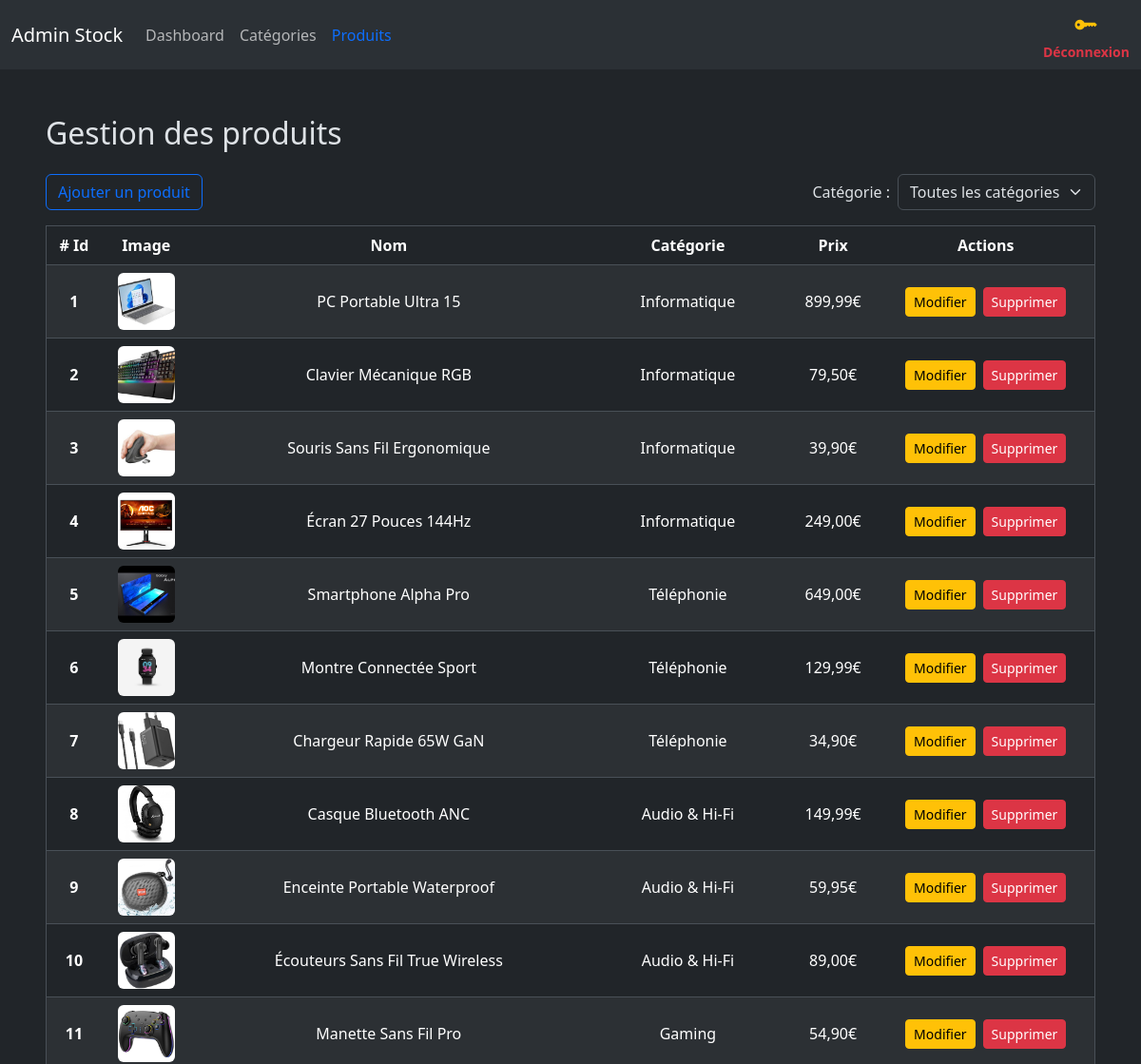
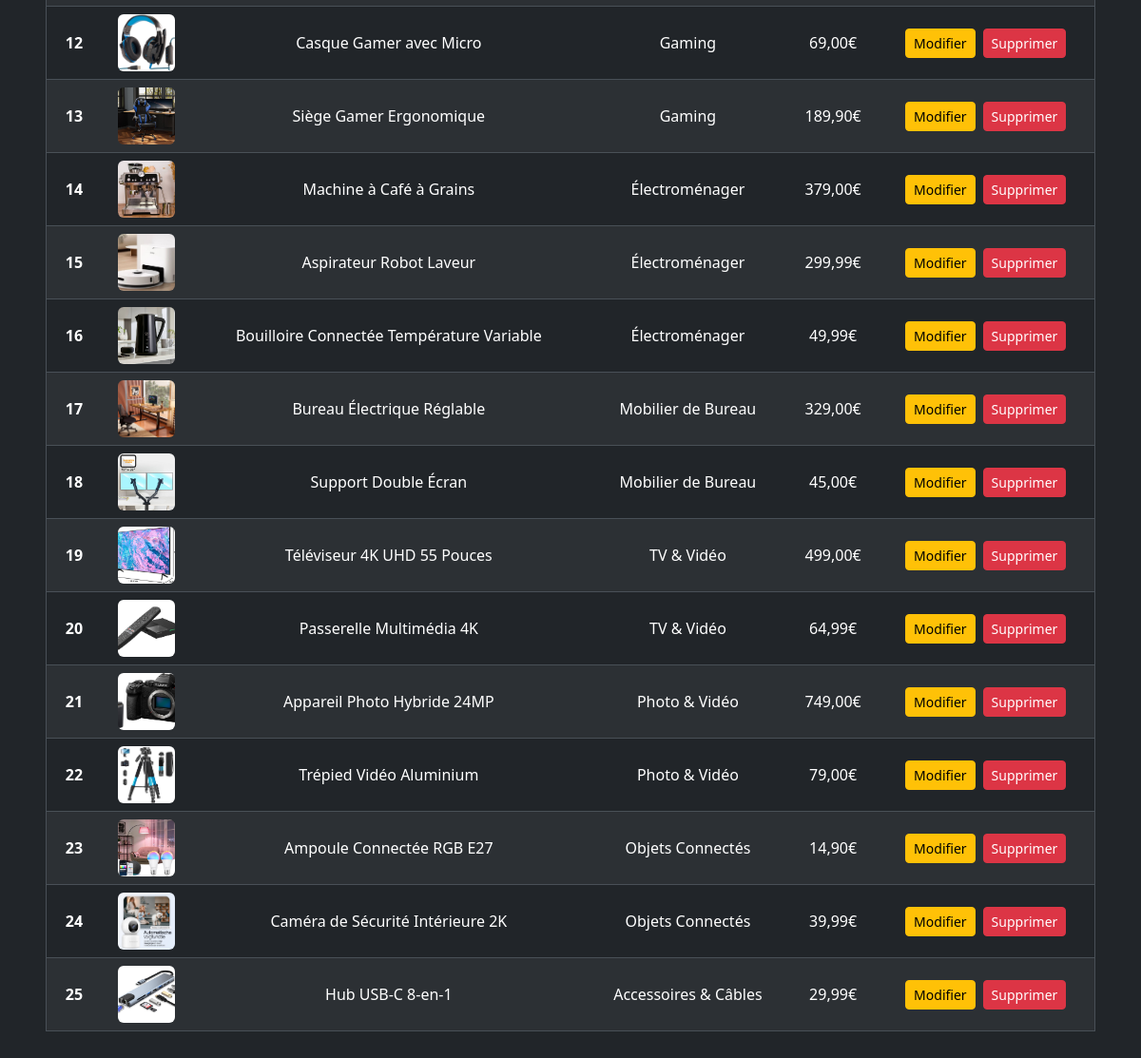
/admin/products.php (signed in), run on the app's committed database (2 pictures, top to bottom).
### tables this page shows
CREATE TABLE IF NOT EXISTS `products` (
  `id` int NOT NULL AUTO_INCREMENT,
  `name` varchar(255) NOT NULL,
  `description` text NOT NULL,
  `price` decimal(7,2) NOT NULL,
  `id_category` int NOT NULL,
  `cover` varchar(255) DEFAULT NULL,
  PRIMARY KEY (`id`),
  KEY `id_category` (`id_category`)
);

CREATE TABLE IF NOT EXISTS `categories` (
  `id` int NOT NULL AUTO_INCREMENT,
  `name` varchar(255) NOT NULL,
  `description` text,
  PRIMARY KEY (`id`)
);

### admin/functions.php (called while the page is built, shortened)
<?php
function dbQuery(PDO $pdo, string $sql, array $params = []): PDOStatement
{
    if(empty($params)){
        return $pdo->query($sql);
    }
    $stmt = $pdo->prepare($sql);
    $stmt->execute($params);
    return $stmt;
}
function fetchAll(PDO $pdo, string $sql, array $params = []): array
{
    return dbQuery($pdo, $sql, $params)->fetchAll(PDO::FETCH_ASSOC);
}

### admin/products.php (the view, shortened to what this page needs)
<?php
    require_once "../config/connexion.php";
    require "functions.php";
?>
<!DOCTYPE html>
<html lang="fr" data-bs-theme="dark">
<?php include("partials/head.php"); ?>
<body>
    <?php include("partials/nav.php"); ?>
    <div class="container-fluid px-3 px-md-5 py-5 mx-auto" style="max-width: 1400px;">
        <h2>Gestion des produits</h2>
        <?php
            $selectedCategory = $_GET['category'] ?? '';
            $products = fetchAll(
                $bdd,
                "SELECT products.id, products.name, categories.name as category_name, products.price, products.cover
                FROM products
                INNER JOIN categories ON products.id_category = categories.id" . ($selectedCategory !== '' ? " WHERE products.id_category = ?" : "") . " ORDER BY products.id ASC",
                $selectedCategory !== '' ? [$selectedCategory] : []
            );
        ?>
        <div class="d-flex flex-column flex-md-row justify-content-between align-items-stretch align-items-md-center gap-3">
        <a href="addProduct.php" class="btn btn-outline-primary my-3">Ajouter un produit</a>
            <form method="GET" action="products.php" class="d-flex align-items-center gap-2">
                <label for="category" class="mb-0 text-nowrap">Catégorie :</label>
                <select name="category" id="category" class="form-select" style="width: auto;" onchange="this.form.submit()">
                    <option value="">Toutes les catégories</option>
                </select>
            </form>
        </div>
        <div class="table-responsive">
            <table class="table table-hover table-striped align-middle text-center w-100 border">
                <thead>
                    <tr>
                        <th scope="col"># Id</th>
                        <th scope="col">Image</th>
                        <th scope="col" class="d-none d-md-table-cell">Nom</th>
                        <th scope="col" class="d-none d-md-table-cell">Catégorie</th>
                        <th scope="col" class="d-none d-md-table-cell">Prix</th>
                        <th scope="col">Actions</th>
                    </tr>
                </thead>
                <tbody>
                    <?php foreach ($products as $product) : ?>
                        <tr class="clickable-row" style="cursor: pointer;" data-href="product.php?id=<?= urlencode($product['id']) ?>">
                            <th scope="row"><?= $product['id'] ?></th>
                            <?php
                                $coverPath = "../images/" . ($product['cover'] ?? '');
                                $hasImage = !empty($product['cover']);
                            ?>
                            <td>
                                <?php if ($hasImage) : ?>
                                    <img src="<?= htmlspecialchars($coverPath) ?>" alt="<?= htmlspecialchars($product['name']) ?>" class="rounded" style="width: 60px; height: 60px; object-fit: cover;">
                                <?php else : ?>
                                    <div class="bg-secondary rounded d-flex align-items-center justify-content-center mx-auto" style="width: 60px; height: 60px;">
                                        <i class="bi bi-image text-white"></i>
                                    </div>
                                <?php endif; ?>
                            </td>
                            <td class="d-none d-md-table-cell"><?= htmlspecialchars($product['name']) ?></td>
                            <td class="d-none d-md-table-cell"><?= htmlspecialchars($product['category_name']) ?></td>
                            <td class="d-none d-md-table-cell"><?= number_format($product['price'], 2, ',', ' ') ?>€</td>
                            <td data-no-click>
                                <div class="d-flex justify-content-center gap-2">
                                    <a href="updateProduct.php?id=<?= urlencode($product['id']) ?>" class="btn btn-warning btn-sm">
                                        Modifier
                                    </a>
                                    <button type="button" class="btn btn-danger btn-sm" data-bs-toggle="modal" data-bs-target="#exampleModal<?= $product['id'] ?>">
                                        Supprimer
                                    </button>
                                </div>
                            </td>
                        </tr>
                    <?php endforeach; ?>
                </tbody>
            </table>
        </div>
    </div>
</body>
</html>

### admin/partials/head.php (shortened to what this page needs)
<head>
    <link href="https://cdn.jsdelivr.net/npm/bootstrap@5.3.8/dist/css/bootstrap.min.css" rel="stylesheet">
    <link rel="stylesheet" href="https://cdn.jsdelivr.net/npm/bootstrap-icons@1.11.3/font/bootstrap-icons.min.css">
</head>

### admin/partials/nav.php (shortened to what this page needs)
<?php
    $currentPage = basename($_SERVER['PHP_SELF']);
?>
<nav class="navbar navbar-expand-lg bg-body-tertiary" style="--bs-navbar-active-color: #0d6efd;">
  <div class="container-fluid">
    <a class="navbar-brand" href="../index.php">Admin Stock</a>
    <div class="collapse navbar-collapse" id="navbarNav">
      <ul class="navbar-nav">
        <li class="nav-item">
          <a class="nav-link <?= ($currentPage === 'dashboard.php') ? 'active' : '' ?>"
             <?= ($currentPage === 'dashboard.php') ? 'aria-current="page"' : '' ?>
             href="dashboard.php">Dashboard</a>
        </li>
        <li class="nav-item">
          <a class="nav-link <?= ($currentPage === 'categories.php') ? 'active' : '' ?>"
             <?= ($currentPage === 'categories.php') ? 'aria-current="page"' : '' ?>
             href="categories.php">Catégories</a>
        </li>
        <li class="nav-item">
          <a class="nav-link <?= ($currentPage === 'products.php') ? 'active' : '' ?>"
             <?= ($currentPage === 'products.php') ? 'aria-current="page"' : '' ?>
             href="products.php">Produits</a>
        </li>
      </ul>
      <ul class="navbar-nav ms-auto">
        <a href="dashboard.php?deco=1" title="Accès rapide Admin" class="text-decoration-none">
            <div class="text-center">
                <i class="bi bi-key-fill fs-4 text-warning"></i>
                <span class="d-block small text-danger fw-bold">Déconnexion</span>
            </div>
        </a>
      </ul>
    </div>
  </div>
</nav>

### data on the page
products: id "1", cover (picture), name "PC Portable Ultra 15", id_category.name "Informatique", price "899,99"
products: id "2", cover (picture), name "Clavier Mécanique RGB", id_category.name "Informatique", price "79,50"
products: id "3", cover (picture), name "Souris Sans Fil Ergonomique", id_category.name "Informatique", price "39,90"
products: id "4", cover (picture), name "Écran 27 Pouces 144Hz", id_category.name "Informatique", price "249,00"
products: id "5", cover (placeholder picture), name "Smartphone Alpha Pro", id_category.name "Téléphonie", price "649,00"
products: id "6", cover (picture), name "Montre Connectée Sport", id_category.name "Téléphonie", price "129,99"
products: id "7", cover (picture), name "Chargeur Rapide 65W GaN", id_category.name "Téléphonie", price "34,90"
products: id "8", cover (picture), name "Casque Bluetooth ANC", id_category.name "Audio & Hi-Fi", price "149,99"
products: id "9", cover (picture), name "Enceinte Portable Waterproof", id_category.name "Audio & Hi-Fi", price "59,95"
products: id "10", cover (picture), name "Écouteurs Sans Fil True Wireless", id_category.name "Audio & Hi-Fi", price "89,00"
products: id "11", cover (picture), name "Manette Sans Fil Pro", id_category.name "Gaming", price "54,90"
products: id "12", cover (picture), name "Casque Gamer avec Micro", id_category.name "Gaming", price "69,00"
products: id "13", cover (picture), name "Siège Gamer Ergonomique", id_category.name "Gaming", price "189,90"
products: id "14", cover (picture), name "Machine à Café à Grains", id_category.name "Électroménager", price "379,00"
products: id "15", cover (picture), name "Aspirateur Robot Laveur", id_category.name "Électroménager", price "299,99"
products: id "16", cover (picture), name "Bouilloire Connectée Température Variable", id_category.name "Électroménager", price "49,99"
products: id "17", cover (picture), name "Bureau Électrique Réglable", id_category.name "Mobilier de Bureau", price "329,00"
products: id "18", cover (picture), name "Support Double Écran", id_category.name "Mobilier de Bureau", price "45,00"
products: id "19", cover (picture), name "Téléviseur 4K UHD 55 Pouces", id_category.name "TV & Vidéo", price "499,00"
products: id "20", cover (picture), name "Passerelle Multimédia 4K", id_category.name "TV & Vidéo", price "64,99"
products: id "21", cover (picture), name "Appareil Photo Hybride 24MP", id_category.name "Photo & Vidéo", price "749,00"
products: id "22", cover (picture), name "Trépied Vidéo Aluminium", id_category.name "Photo & Vidéo", price "79,00"
products: id "23", cover (picture), name "Ampoule Connectée RGB E27", id_category.name "Objets Connectés", price "14,90"
products: id "24", cover (picture), name "Caméra de Sécurité Intérieure 2K", id_category.name "Objets Connectés", price "39,99"
products: id "25", cover (picture), name "Hub USB-C 8-en-1", id_category.name "Accessoires & Câbles", price "29,99"
